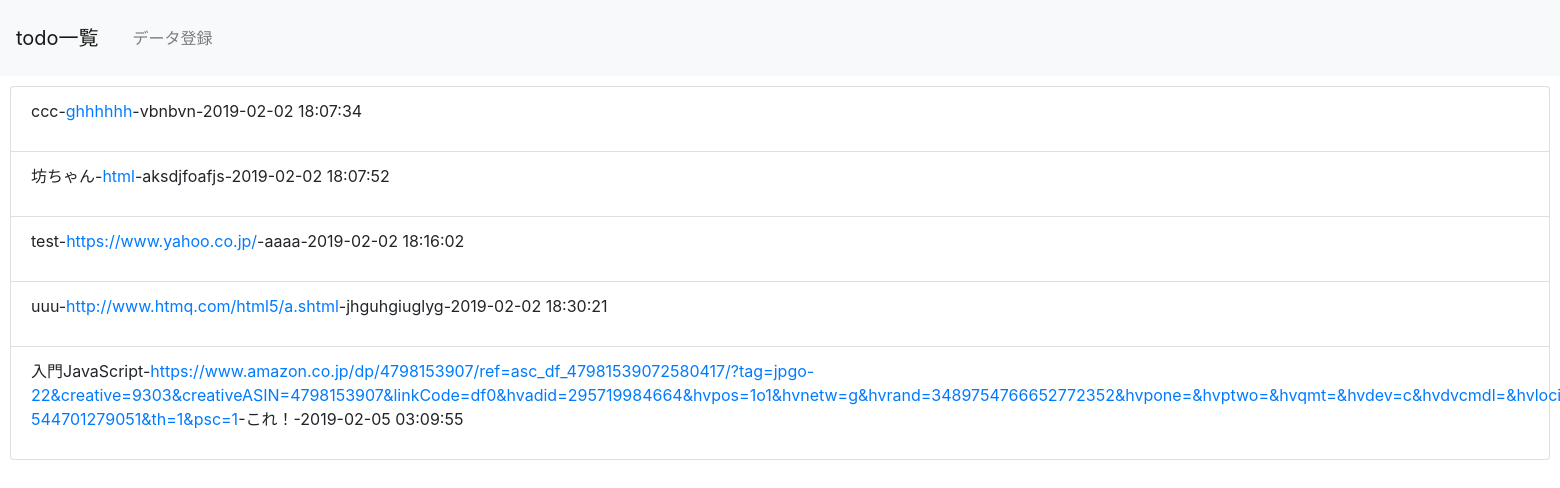
The page /select.php on the database as committed earlier.
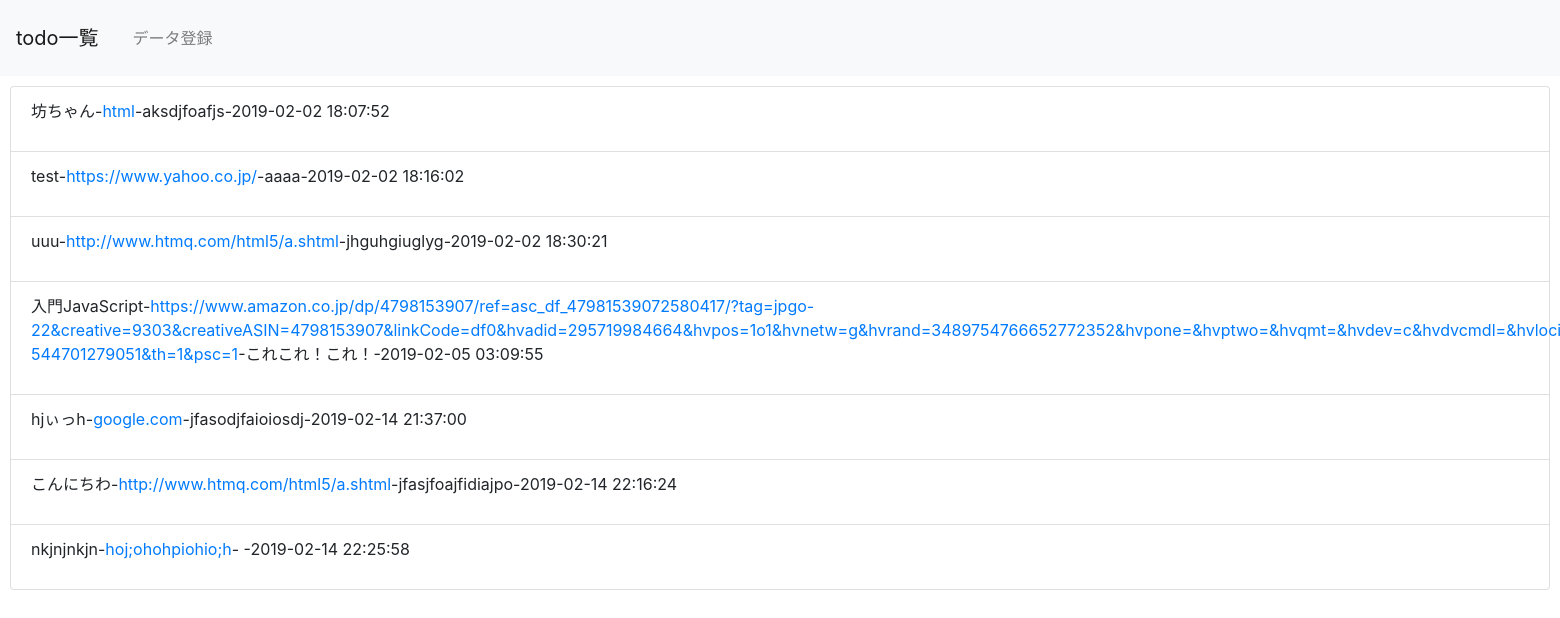
The same page on the database as committed later.
### tables this page shows
CREATE TABLE `gs_bm_table` (
  `id` int(12) NOT NULL,
  `name` varchar(64) NOT NULL,
  `url` text NOT NULL,
  `comment` text NOT NULL,
  `indate` datetime NOT NULL
);

### select.php (the view, shortened to what this page needs)
<?php
$dbn = 'mysql:dbname=gs_f02_db08;charset=utf8;port=3306;host=localhost';
$user = 'root';
$pwd = 'root';
try{
    $pdo=new PDO($dbn,$user,$pwd);
}catch(PDOException $e){
    exit('dbError:'.$e->getMessage());
}
$sql = 'SELECT * FROM gs_bm_table';
$stmt = $pdo->prepare($sql);
$status = $stmt->execute();
$view='';
if ($status==false) {
    $error = $stmt->errorInfo();
    exit('sqlError:'.$error[2]);
} else {
    while ($result = $stmt->fetch(PDO::FETCH_ASSOC)) {
        $view .= '<li class="list-group-item">';
        $view .= '<p>'.$result['name'].'-<a href="'.$result['url'].'" target="_blank">'.$result['url'].'</a>-'.$result['comment'].'-'.$result['indate'].'</p>';
        $view .= '</li>';
    }
}
?>
<!DOCTYPE html>
<html lang="ja">
<head>
    <link rel="stylesheet" href="https://stackpath.bootstrapcdn.com/bootstrap/4.2.1/css/bootstrap.min.css">
</head>
<body>
    <header>
        <nav class="navbar navbar-expand-lg navbar-light bg-light">
            <a class="navbar-brand" href="#">todo一覧</a>
            <div class="collapse navbar-collapse" id="navbarNav">
                <ul class="navbar-nav">
                    <li class="nav-item">
                        <a class="nav-link" href="index.php">データ登録</a>
                    </li>
                </ul>
            </div>
        </nav>
    </header>
    <div>
        <ul class="list-group">
            <?=$view?>
        </ul>
    </div>
</body>
</html>

### select.php (style rules this page uses)
div { padding: 10px; font-size: 16px; }

Rows that differ between the two databases and show on the page:
removed gs_bm_table: name "ccc", url "ghhhhhh", comment "vbnbvn", indate "2019-02-02 18:07:34"
changed gs_bm_table "入門JavaScript": comment "これ！" → "これこれ！これ！"
added gs_bm_table: name "hjぃっh", url "google.com", comment "jfasodjfaioiosdj", indate "2019-02-14 21:37:00"
added gs_bm_table: name "こんにちわ", url "http://www.htmq.com/html5/a.shtml", comment "jfasjfoajfidiajpo", indate "2019-02-14 22:16:24"
added gs_bm_table: name "nkjnjnkjn", url "hoj;ohohpiohio;h", indate "2019-02-14 22:25:58"
